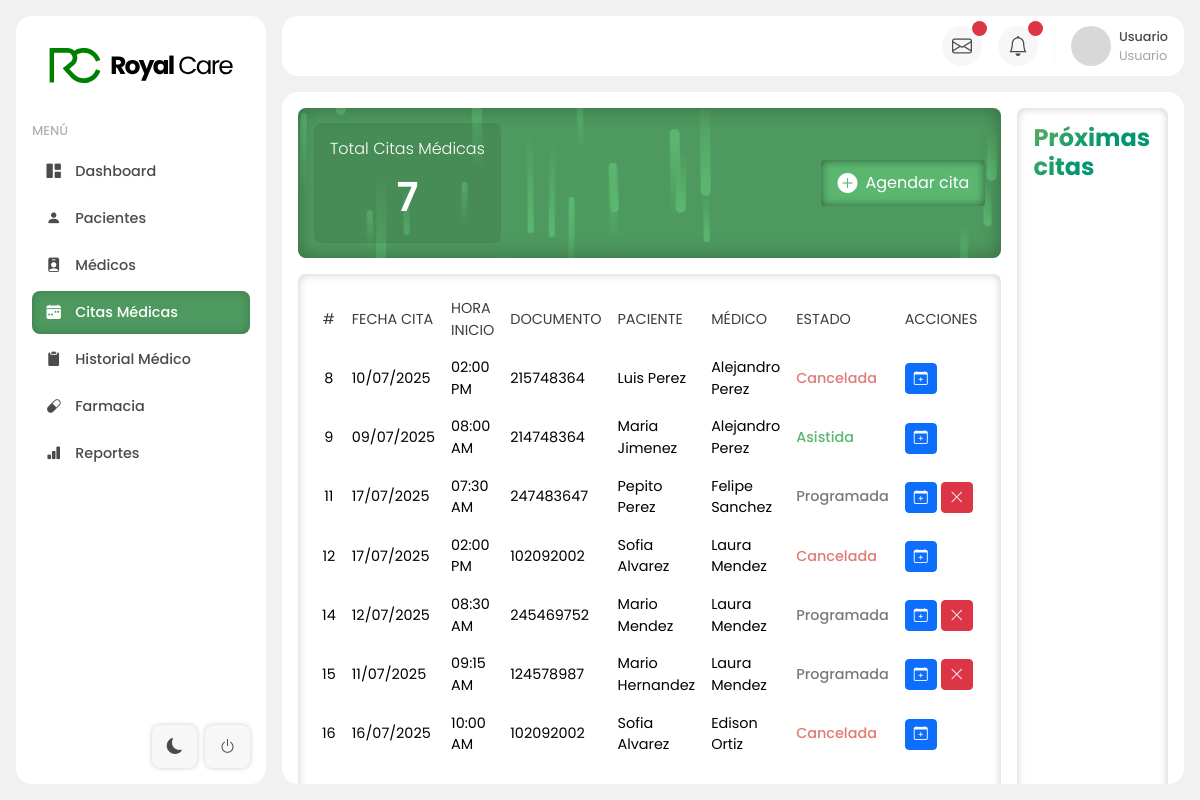
The app's page /dashboard/citas, older data.
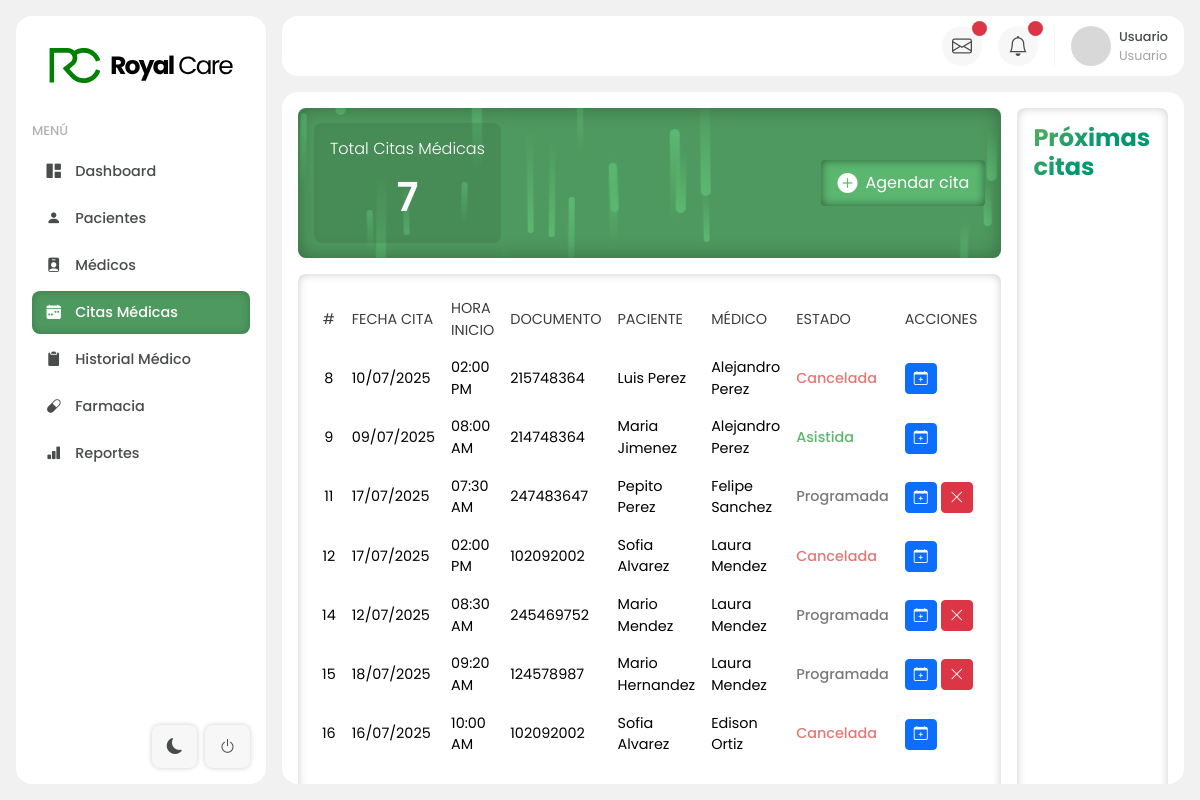
The same page, newer data.
### tables this page shows
CREATE TABLE `citas_medicas` (
  `id_cita` int(11) NOT NULL,
  `id_paciente` int(11) DEFAULT NULL,
  `id_medico` int(11) DEFAULT NULL,
  `fecha_cita` date DEFAULT NULL,
  `hora_inicio` time DEFAULT NULL,
  `hora_fin` time DEFAULT NULL,
  `estado_cita` enum('Programada','Asistida','No Asistida','Cancelada') DEFAULT NULL
);

CREATE TABLE `pacientes` (
  `id_paciente` int(11) NOT NULL,
  `id_usuario` int(11) DEFAULT NULL,
  `fecha_nacimiento` date DEFAULT NULL,
  `documento` int(11) DEFAULT NULL,
  `tipo_documento` enum('Cedula de Ciudadania','Cedula de extranjeria') DEFAULT NULL,
  `genero` enum('Masculino','Femenino','No binario') DEFAULT NULL,
  `direccion` varchar(255) DEFAULT NULL,
  `estado_civil` enum('Soltero','Casado','Viudo','Divorciado','Soltero') DEFAULT NULL,
  `telefono` int(11) DEFAULT NULL
);

CREATE TABLE `usuarios` (
  `id_usuario` int(11) NOT NULL,
  `id_rol` int(11) DEFAULT NULL,
  `primer_nombre` varchar(255) NOT NULL,
  `segundo_nombre` varchar(255) DEFAULT NULL,
  `primer_apellido` varchar(255) NOT NULL,
  `segundo_apellido` varchar(255) DEFAULT NULL,
  `email` varchar(255) NOT NULL,
  `password` varchar(255) NOT NULL,
  `fecha_registro` datetime DEFAULT NULL,
  `activo` tinyint(1) DEFAULT NULL
);

### application/controllers/modulos/CitasController.php (called while the page is built, shortened)
<?php
class CitasController extends CI_Controller
{
    public function __construct()
    {
        $this->load->model(['Citas_model', 'Medicos_model', 'Pacientes_model']);
    }
    public function index()
    {
        $data = [
            'vista' => 'modulos/citas/citas',
            'citas' => $this->Citas_model->get_all_citas(),
            'especialidades' => $this->Medicos_model->get_especialidades(),
            'title' => 'Citas Médicas - Royal Care',
            'library' => [
                'https://cdn.jsdelivr.net/npm/fullcalendar@6.1.18/index.global.min.js',
                'https://cdn.jsdelivr.net/npm/fullcalendar@6.1.18/locales-all.global.min.js',
            ],
            'js' => [
                'assets/js/citas.js',
            ],
            'css' => [
                'assets/css/modulos/citas.css',
            ],
        ];
        $this->load->view('layout/dashboard_layout', $data);
        $fecha_cita = '2025-07-14';
        $hora_inicio = '09:00:00';
        $duracion = 30;
        $hora_fin = date('H:i:s', strtotime("+{$duracion} minutes", strtotime($hora_inicio)));
        $id_especialidad = 6;
        $this->Medicos_model->get_available_medico($id_especialidad, $fecha_cita, $hora_inicio, $hora_fin);
    }
}

### index.php (called while the page is built, shortened)
<?php
require_once BASEPATH.'core/CodeIgniter.php';

### application/models/Citas_model.php (called while the page is built, shortened)
<?php
class Citas_model extends CI_Model
{
    public function get_all_citas()
    {
        $this->db->select('citas_medicas.id_cita, citas_medicas.fecha_cita, citas_medicas.hora_inicio, citas_medicas.estado_cita,
                    pacientes.id_paciente,
                    pacientes.documento,
                    usuario_paciente.primer_nombre, usuario_paciente.primer_apellido,
                    medicos.id_medico,
                    usuario_medico.primer_nombre AS medico_nombre, usuario_medico.primer_apellido AS medico_apellido');
        $this->db->from('citas_medicas');
        $this->db->join('pacientes', 'citas_medicas.id_paciente = pacientes.id_paciente');
        $this->db->join('medicos', 'citas_medicas.id_medico = medicos.id_medico');
        $this->db->join('usuarios AS usuario_paciente', 'usuario_paciente.id_usuario = pacientes.id_usuario');
        $this->db->join('usuarios AS usuario_medico', 'usuario_medico.id_usuario = medicos.id_usuario');
        $query = $this->db->get();
        return $query->result();
    }
}

### application/views/modulos/citas/citas.php (the view, shortened to what the changed rows need)
<div class="content-module gap-3">
    <div class="d-flex flex-column w-100">
        <section class="main-content">
            <table class="table table-hover align-middle">
                <thead>
                    <th class="text-center">#</th>
                    <th>FECHA CITA</th>
                    <th>HORA INICIO</th>
                    <th class="text-start">DOCUMENTO</th>
                    <th>PACIENTE</th>
                    <th>MÉDICO</th>
                    <th>ESTADO</th>
                    <th>ACCIONES</th>
                </thead>
                <tbody>
                    <?php if (count($citas) > 0) : ?>
                        <?php foreach ($citas as $cita) : ?>
                            <tr>
                                <td class="text-center"><?= htmlspecialchars(htmlspecialchars($cita->id_cita)) ?></td>
                                <td><?= date('d/m/Y', strtotime($cita->fecha_cita)) ?></td>
                                <td><?= date('h:i A', strtotime($cita->hora_inicio)) ?></td>
                                <td class="text-start"><?= htmlspecialchars($cita->documento) ?></td>
                                <td><?= htmlspecialchars($cita->primer_nombre) . ' ' . htmlspecialchars($cita->primer_apellido) ?></td>
                                <td><?= htmlspecialchars($cita->medico_nombre) . ' ' . htmlspecialchars($cita->medico_apellido) ?></td>
                                <td>
                                    <span class="<?=
                                                    htmlspecialchars($cita->estado_cita) == 'Cancelada' ? 'status-canceled' : (htmlspecialchars($cita->estado_cita) == 'Asistida' ? 'status-success' : (htmlspecialchars($cita->estado_cita) == 'Programada' ? 'status-pending' : ''))
                                                    ?>">
                                        <?= htmlspecialchars($cita->estado_cita) ?>
                                    </span>
                                </td>
                                <td>
                                    <div class="d-flex gap-1">
                                        <div>
                                            <button class="btn btn-primary btn-sm" data-bs-toggle="modal" data-bs-target="#modalReagendar<?= htmlspecialchars($cita->id_cita) ?>">
                                                <i class="bi bi-calendar-plus"></i>
                                            </button>
                                        </div>
                                        <?php if (htmlspecialchars($cita->estado_cita) == 'Programada') : ?>
                                            <button class="btnDelete btn btn-danger btn-sm" data-id="<?= htmlspecialchars(htmlspecialchars($cita->id_cita)) ?>">
                                                <i class="bi bi-x-lg"></i>
                                            </button>
                                        <?php endif; ?>
                                    </div>
                                </td>
                            </tr>
                        <?php endforeach; ?>
                    <?php else : ?>
                        <tr>
                            <td colspan="7" class="text-center">No hay citas programadas.</td>
                        </tr>
                    <?php endif; ?>
            </table>
        </section>
    </div>
</div>

Row changes from the older to the newer data that the page shows:
changed citas_medicas "Hernandez": fecha_cita "11/07/2025" → "18/07/2025"; hora_inicio "09:15 AM" → "09:20 AM"
